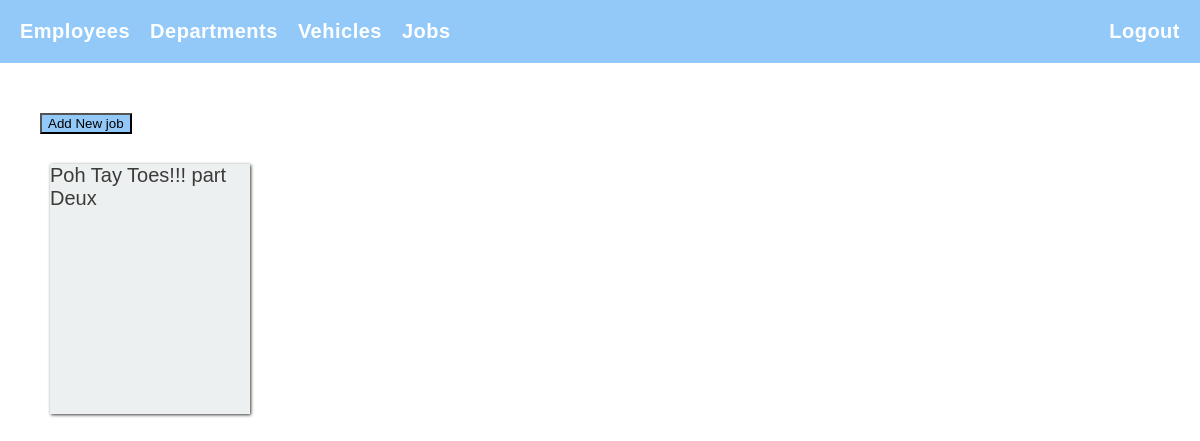
Page /jobs/ (signed in) on the earlier database version.
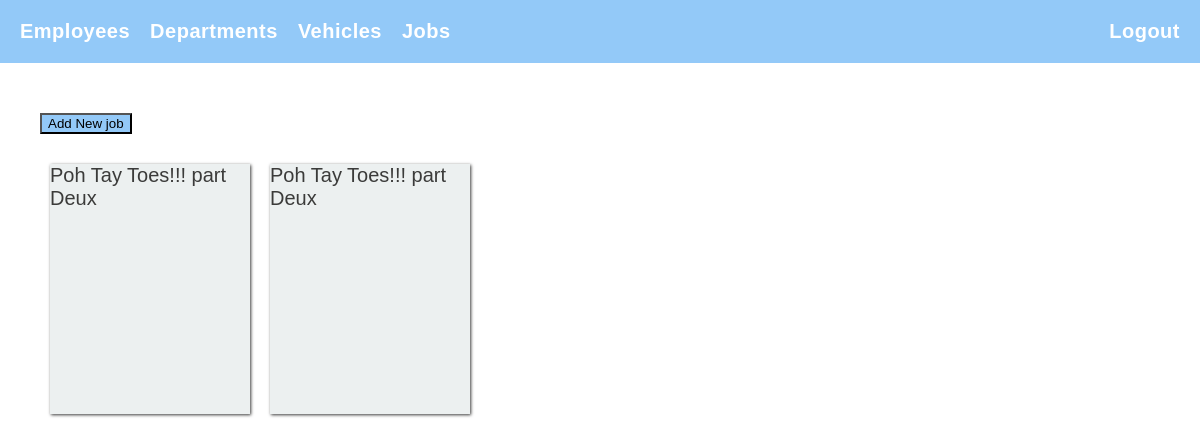
Same page on the later database version.
### coastalapp/models/job.py (models this page shows, shortened)
class Job(models.Model):
    title = models.CharField(max_length=100)
    start_date = models.DateField(null=True, auto_now=False, auto_now_add=False)
    end_date = models.DateField(null=True, auto_now=False, auto_now_add=False)
    class Meta:
        verbose_name = ("Job")
        verbose_name_plural = ("Jobs")

### coastalapp/views/jobs/job_list.py (the view, shortened to what this page needs)
# urls.py: path('jobs/', job_list, name='job_list'),
def job_list(request):
    if request.method == 'GET':
        all_jobs = Job.objects.all()
        template = 'jobs/job_list.html'
        context = {
            'jobs': all_jobs
        }
        return render(request, template, context)

### coastalapp/templates/jobs/job_list.html (shortened to what this page needs)
{% extends 'shared/base.html' %} {% load static %} {% block css %}
<link rel="stylesheet" href="{% static 'styles/lists.css' %}" />
{% endblock css %} {% block content %}
{% if user.is_authenticated %}
<section style="display: flex">
	<form action="{% url 'coastalapp:job_form' %}" method="GET">
		<button class="button">Add New job</button>
	</form>
</section>
{% endif %}
<ol class="list">
	{% for job in jobs %}
	<li class="card">
		<a
			class="details-link"
			class="employee-name"
			href="{% url 'coastalapp:job' job.id %}"
		>
			{{ job.title }}
		</a>
	</li>
	{% endfor %}
</ol>
 {% endblock content %}

Differences in the rows shown:
added Job: title "Poh Tay Toes!!! part Deux"
